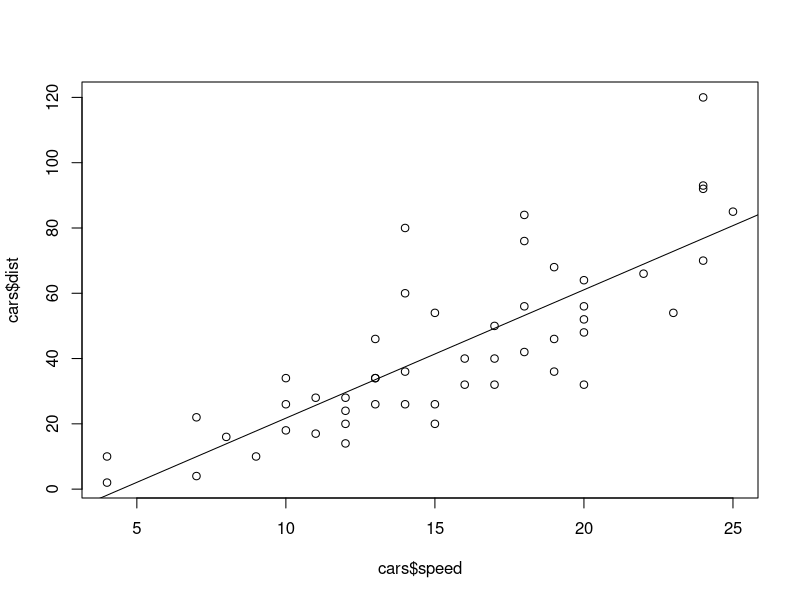
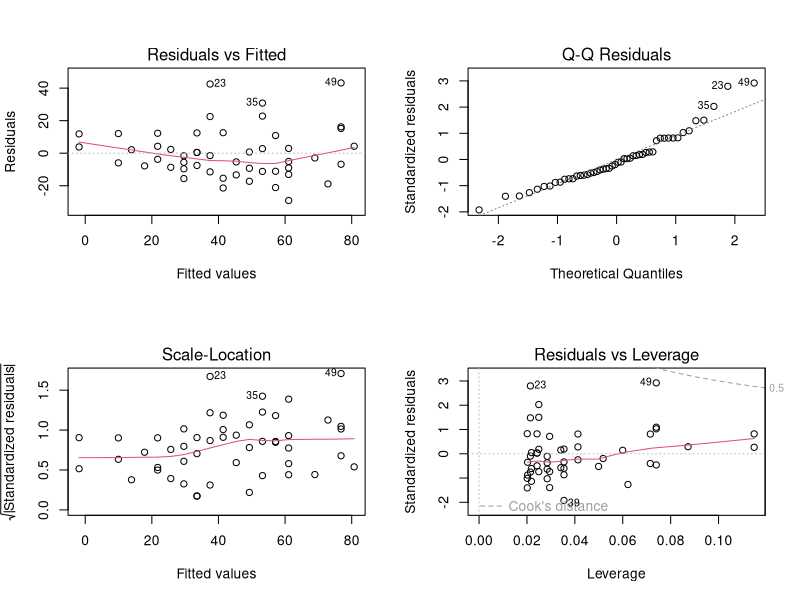
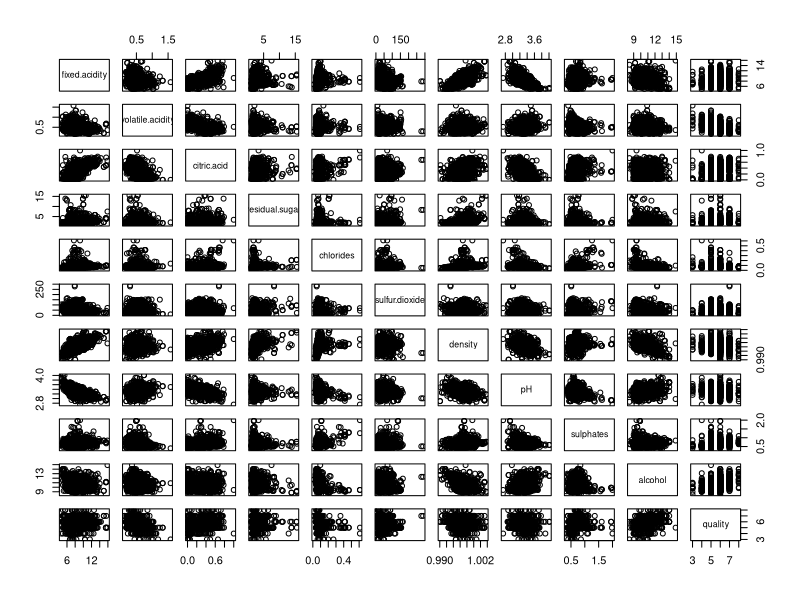

Here is the R script that generated these plots, in order:
# Chapter 3 Code

# Regression --------------------------------------------------

# Simple linear
data(cars)

fit.car <- lm(dist ~ speed, data = cars)
summary(fit.car)

fit.car$coefficients
fit.car$residuals
confint(fit.car)

plot(cars$speed, cars$dist)
abline(fit.car)

par(mfrow = c(2,2))	#Splits display screen into 2x2 grid
plot(fit.car)
par(mfrow = c(1,1))


# Multiple linear
wine <- read.csv(file = "wine.csv")   #Check your file path or load from Github
# wine <- read.csv("https://raw.githubusercontent.com/tylerlewiscook/UCO-Data-Mining-Stat-Learning/refs/heads/main/Data/wine.csv")

plot(wine)
head(wine)
cor(wine)	

fit1 <- lm(quality ~ volatile.acidity + citric.acid + residual.sugar + pH + density + alcohol, data = wine)
summary(fit1) #Note: we are ignoring that quality is an ordinal variable

fit2 <- lm(quality ~ ., data = wine)
summary(fit2)

fit3 <- lm(quality ~ alcohol + pH + volatile.acidity, data = wine)
summary(fit3)


#Predictions
newwine <- data.frame(volatile.acidity = 0.8, alcohol = 10, pH = 3.65)
predict(fit3, newwine)
predict(fit3, newwine, interval = "prediction")


#Interactions
fit4 <- lm(quality ~ alcohol + pH + volatile.acidity + pH:volatile.acidity, data = wine)
summary(fit4)

fit4v2 <- lm(quality ~ alcohol + pH*volatile.acidity, data = wine)
summary(fit4v2)


#Polynomial terms
fit5 <- lm(quality ~ alcohol + I(alcohol^2), data = wine)
summary(fit5)

fit5v2 <- lm(quality ~ poly(alcohol, 2), data = wine)
summary(fit5v2)

fit5v3 <- lm(quality ~ poly(alcohol, 2, raw = TRUE), data = wine)
summary(fit5v3)


#Qualitative predictors
wine$vineyard <- as.factor(c(rep("A", 532), rep("B", 532), rep("C", 532)))
fit6 <- lm(quality ~ alcohol + pH + vineyard, data = wine)
summary(fit6)
contrasts(wine$vineyard)
